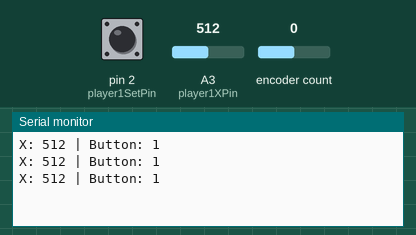
The sketch below on a simulated Arduino Leonardo, built with avr-gcc and run on an emulated ATmega32U4. Parts: the last lines printed to the serial monitor. The inputs (shaded band) are chosen by the test bench; at power-on: A3 (player1XPin) = 512, pin 2 (player1SetPin) HIGH, encoder count 0. USB keyboard and mouse output is not drawn.

Above: at 1.2 s.
1.3 s: A3 (player1XPin) set to 716
At 1.9 s:
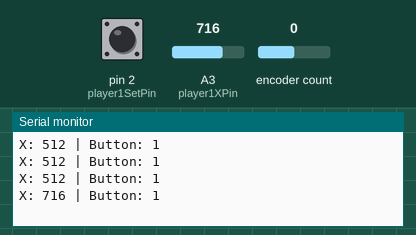
2.8 s: pin 2 (player1SetPin) pulled LOW for 1 s
At 3.4 s:
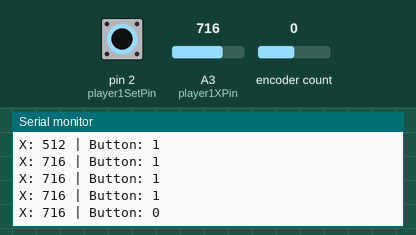
5.3 s: A3 (player1XPin) set to 900
At 5.9 s:
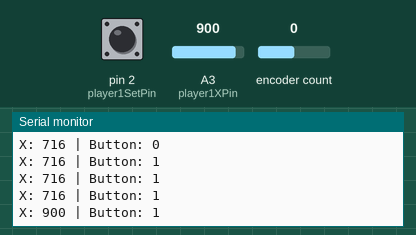
6.8 s: pin 2 (player1SetPin) pulled LOW for 1 s
At 7.4 s:
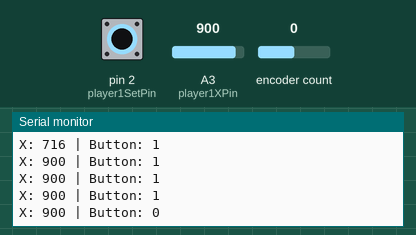
Timing chart, 0 to 9.8 s (numbered marks = the images above; inputs shaded):
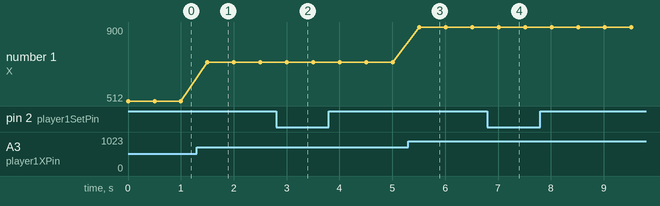

The sketch:

Ro1_Joy2_Metal_Draft.ino
```cpp
/*

This is a simple example that allows you to connect 4 buttons and a rotary encoder to your Arduino.
The Arduino acts as a keyboard by outputting button presses.

You will need this table to figure the code for the characters you are trying to output.
http://www.asciitable.com/

*/

#include <Keyboard.h>      // include library that let's Arduino act as a keyboard
#include <RotaryEncoder.h> // include rotary encoder library
RotaryEncoder encoder(8, 9);

// some useful values
#define OFF 0
#define ON 1


// set the pins
const int player1XPin = 3;
const int player1SetPin = 2;
const int player2Xpin = 6;
const int plar2SetPin = 5;
const int player3XPinA = 8;
const int player3XPinB = 9;
const int player3MetalPin = 10;

// values for Player3 Set
int metalState = 0;
int metalLastState = 0;
int metalFlag = 0;

// values for Player1 Movement
int player1XPosition = 0;
int player1ButtonState = 0;

// values for Player2 Movement
int player2XPosition = 0;
int player2ButtonState = 0;


void setup()
{

  // connect to serial port for debugging
  Serial.begin(57600);
  pinMode(player1XPin, INPUT);
  pinMode(player1SetPin, INPUT_PULLUP);
  pinMode(player2Xpin, INPUT);
  pinMode(plar2SetPin, INPUT_PULLUP);
  pinMode(player3XPinA, INPUT);
  pinMode(player3XPinB, INPUT);
  pinMode(player3MetalPin, INPUT_PULLUP);

  // start the keyboard
  Keyboard.begin();
}

void loop()
{
  // All the key presses happen here
  //////////////////////////////////////////////

  //player3 Movement: Rotary encoder
  static int pos = 0;
  encoder.tick();

//   int newPos = encoder.getPosition();
//   if (pos != newPos)
//   {
//     Serial.print(newPos);
//     Serial.println();
//     // move left by "J"
//     if (newPos > pos)
//     {
//       Keyboard.write(76);
//     }
//     // move RIGHT by "l"
//     if (newPos < pos)
//     {
//       Keyboard.write(74);
//     }
//     pos = newPos;
//   }

// //player3 Set: Metal Knock
//   metalState = digitalRead(player3MetalPin);

//   //if metalstate changes, flag = 1; if keeps stable, flag = 0;
//   if (metalLastState - metalState != 0) {
//     metalFlag = 1;
//   } else {
//     metalFlag = 0;
//   }
//   //if metal is clicked, set by 'k'
//   if (metalState == 1 && metalFlag == 1) {
//     Keyboard.write(75);
//   }
//   metalLastState = metalState;

 //////////////////////////////////////////////
  // player1
  player1XPosition = analogRead(player1XPin);
  player1ButtonState = digitalRead(player1SetPin);
  //if xPosition > 614, Move Right;
  // if (player1XPosition > 614) {
  //   Keyboard.write(KEY_RIGHT_ARROW);
  // }
  // //if xPosition < 514 , Move Left;
  // if (player1XPosition < 414) {
  //   Keyboard.write(KEY_LEFT_ARROW);
  // }
  // //if button clicked
  // if (player1ButtonState = 1) {
  //   Keyboard.write(KEY_DOWN_ARROW);
  // }

  // // player2
  // player2XPosition = analogRead(player1XPin);
  // player2ButtonState = digitalRead(player1SetPin);
  // //if xPosition > 614, Move Right;
  // if (player2XPosition > 614) {
  //   Keyboard.write(68);
  // }
  // //if xPosition < 514 , Move Left;
  // if (player2XPosition < 414) {
  //   Keyboard.write(65);
  // }
  // //if button clicked
  // if (player2ButtonState = 1) {
  //   Keyboard.write(83);
  // }

  Serial.print("X: ");
  Serial.print(player1XPosition);
  Serial.print(" | Button: ");
  Serial.println(player1ButtonState);

  delay(500);
}
```

Measured:
- after the input at 1.3 s, the serial monitor: prints a new line after 0.20 s (image 1)
- after the input at 2.8 s, the serial monitor: prints a new line after 0.21 s (image 2)
- after the input at 5.3 s, the serial monitor: prints a new line after 0.21 s (image 3)
- after the input at 6.8 s, the serial monitor: prints a new line after 0.21 s (image 4)
- plotted number 1: 512 → 716 after the input at 1.3 s, 716 → 900 after the input at 5.3 s
